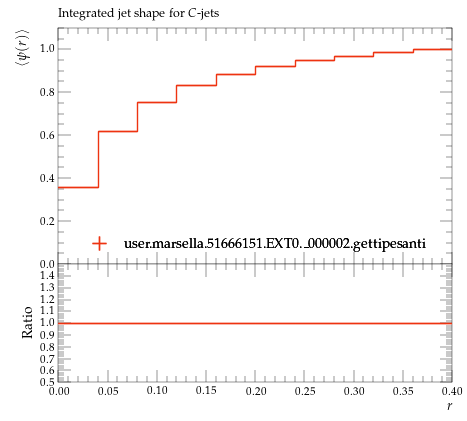

Reproduce this figure in Python.
#! /usr/bin/env python

# This Python script was auto-generated using YODA v2.0.2.
# Analysis object: /MC_HFDECAYS/avg_psi_C_jet
# Timestamp: 24-07-2026 (16:40:06)

import matplotlib as mpl
import matplotlib.pyplot as plt
mpl.use('Agg') # comment out for interactive use
import os
import numpy as np

plotDir = os.path.split(os.path.realpath(__file__))[0]
if 'YODA_USER_PLOT_PATH' in globals():
    plot_outdir = globals()['YODA_USER_PLOT_PATH']
else:
    plot_outdir = plotDir

#plot style
plt.style.use(os.path.join(plotDir, '../default.mplstyle'))
# plot metadata
figW, figH = plt.rcParams['figure.figsize']
ax_xLabel = r'$r$'
ax_yLabel = r'$\langle\psi(r)\rangle$'
ax_title  = r'Integrated jet shape for $C$-jets'
ax_xScale = 'linear'
ax_yScale = 'linear'
xLims = (0.0, 0.4)
yLims = (0.0, 1.1)

# TeX-friendly labels for the legend
labels = {
    'legend' : ([ r"user.marsella.51666151.EXT0.\_000002.gettipesanti" ], r""),
}

# Adjust canvas width and height
canvasW = 10.0
canvasH = 9.0
figW *= canvasW/10.
figH *= canvasH/9.

# Create figure and axis objects
fig, (ax, ratio0_ax) = plt.subplots(2, 1, sharex=True,
                  figsize=(figW,figH), gridspec_kw={'height_ratios': (6.0, 3.0)})

# Set figure margins
plt.subplots_adjust(
    left   = 1.0 * plt.rcParams['figure.subplot.left'],
    right  = 1.0 * plt.rcParams['figure.subplot.right'],
    top    = 1.0 * plt.rcParams['figure.subplot.top'],
    bottom = 1.0 * plt.rcParams['figure.subplot.bottom'])

ratio0_ax.yaxis.set_major_locator(mpl.ticker.MultipleLocator(0.1))
ratio0_ax.set_ylim(0.5, 1.4999)
ratio0_ax.set_ylabel('Ratio')

# the numerical data is stored in a separate file
dataf = dict()
prefix = os.path.split(__file__)[0]
if prefix:    prefix = prefix + '/'
exec(open(prefix+'avg_psi_C_jet__data.py').read(), dataf)


legend_handles = dict() # keep track of handles for the legend

# style options for curves
# starts at zorder>=5 to draw curve on top of legend
styles = {
  'user.marsella.51666151.EXT0._000002.gettipesanti.yoda.gz': {
    'color' : '#EE3311',
    'linestyle' : '-',
    'linewidth' : 1,
    'marker' : 'none',
    'markersize' : 2,
    'capsize' : 0.0,
    'zorder' : 5,
    'histstyle' : 1,
    'drawstyle' : 'steps-pre',
    'xerrorbars' : 1,
    'yerrorbars' : 1,
    'fillcolor' : None,
    'fillopacity' : 1.0,
    'ratio0_linestyle' : '-',
    'ratio0_linewidth' : 1,
    'ratio0_marker' : 'none',
    'ratio0_markersize' : 2,
    'ratio0_capsize' : 0.0,
    'ratio0_zorder' : 5,
    'ratio0_histstyle' : 1,
    'ratio0_drawstyle' : 'steps-pre',
    'ratio0_xerrorbars' : 1,
    'ratio0_yerrorbars' : 1,
  },
}

# curve from input yoda files in main panel
for label, yvals in dataf['yvals'].items():
    if all(np.isnan(v) for v in dataf['yvals'][label]):
        continue
    tmp = None
    if styles[label]['histstyle']: # draw as histogram
        xpos = dataf['xedges'][label] if styles[label]['drawstyle'] else dataf['xpoints'][label]
        ypos = np.insert(yvals, 0, yvals[0]) if styles[label]['drawstyle'] else yvals
        if styles[label]['fillcolor']: # fill area below curve
            ax.fill_between(xpos, ypos, step='pre',
                            color=styles[label]['fillcolor'],
                            alpha=styles[label]['fillopacity'])
        tmp, = ax.plot(xpos, ypos,
                       color=styles[label]['color'],
                       linestyle=styles[label]['linestyle'],
                       linewidth=styles[label]['linewidth'],
                       drawstyle=styles[label]['drawstyle'], solid_joinstyle='miter',
                       zorder=styles[label]['zorder'], label=label)
    tmp = ax.errorbar(dataf['xpoints'][label], yvals,
                      xerr=np.array(dataf['xerrs'][label])*styles[label]['xerrorbars'],
                      yerr=np.array(dataf['yerrs'][label])*styles[label]['yerrorbars'],
                      fmt=styles[label]['marker'], capsize=styles[label]['capsize'],
                      markersize=styles[label]['markersize'],
                      ecolor=styles[label]['color'],
                      color=styles[label]['color'], zorder=styles[label]['zorder'])
    tmp[-1][0].set_linestyle(styles[label]['linestyle'])
    tmp[-1][0].set_linewidth(styles[label]['linewidth'])
    if label in dataf['add_legend_handle']:  legend_handles[label] = tmp
    for varLabel in dataf['variation_yvals'].keys():
        if varLabel.startswith(label):
            tmp, = ax.plot(dataf['xedges'][label], dataf['variation_yvals'][varLabel],
                           color=styles[label]['color'],
                           linestyle=styles[label]['linestyle'],
                           linewidth=styles[label]['linewidth'],
                           drawstyle='steps-pre', solid_joinstyle='miter',
                           zorder=styles[label]['zorder'], alpha=0.5)


# plots on ratio panel
# curve from input yoda files in ratio panel
for label, yvals in dataf['ratio0_yvals'].items():
    if all(np.isnan(v) for v in yvals):
        continue
    if styles[label]['ratio0_histstyle']: # plot as histogram
        xpos = dataf['xedges']['user.marsella.51666151.EXT0._000002.gettipesanti.yoda.gz'] if styles[label]['ratio0_drawstyle'] else dataf['xpoints']['user.marsella.51666151.EXT0._000002.gettipesanti.yoda.gz']
        ypos = np.insert(yvals, 0, yvals[0]) if styles[label]['ratio0_drawstyle'] else yvals
        ratio0_ax.plot(xpos, ypos,
                       color=styles[label]['color'],
                       linewidth=styles[label]['linewidth'],
                       linestyle=styles[label]['ratio0_linestyle'],
                       drawstyle=styles[label]['ratio0_drawstyle'], zorder=styles[label]['zorder'],
                       solid_joinstyle='miter')
    tmp = ratio0_ax.errorbar(dataf['xpoints']['user.marsella.51666151.EXT0._000002.gettipesanti.yoda.gz'], yvals,
                             xerr=np.array(dataf['ref_xerrs'])*styles[label]['ratio0_xerrorbars'],
                             yerr=np.array(dataf['ratio0_yerrs'][label])*styles[label]['ratio0_yerrorbars'],
                             fmt=styles[label]['ratio0_marker'], capsize=styles[label]['ratio0_capsize'],
                             markersize=styles[label]['ratio0_markersize'],
                             ecolor=styles[label]['color'],
                             color=styles[label]['color'])
    tmp[-1][0].set_linestyle(styles[label]['ratio0_linestyle'])
    tmp[-1][0].set_linewidth(styles[label]['ratio0_linewidth'])

    for varlabel in dataf['ratio0_variation_vals'].keys():
        if varlabel.startswith(label):
            ratio0_ax.plot(dataf['xedges']['user.marsella.51666151.EXT0._000002.gettipesanti.yoda.gz'],
                            dataf['ratio0_variation_vals'][varlabel],
                            color=styles[label]['color'],
                            linestyle=styles[label]['linestyle'],
                            linewidth=styles[label]['linewidth'],
                            drawstyle='steps-pre', solid_joinstyle='miter',
                            zorder=1, alpha=0.5)

legend_items = list(legend_handles.values())
ax.add_artist(ax.legend(legend_items,
                        labels['legend'][0],
                        title=labels['legend'][1],
                        alignment='left',
                        loc='lower center',
                        bbox_to_anchor=(0.5, 0.0)))

# set plot metadata as defined above
ratio0_ax.set_xlabel(ax_xLabel)
ratio0_ax.xaxis.set_label_coords(1., -0.15)
ax.set_ylabel(ax_yLabel, ha='right', va='top')
ax.yaxis.set_label_coords(-0.11, 1.0)
ax.set_title(ax_title, loc='left')
ax.set_xscale(ax_xScale)
ax.set_yscale(ax_yScale)
ax.set_xlim(xLims)
ax.set_ylim(yLims)

# tick formatting
plt.rcParams['xtick.top'] = True
plt.rcParams['ytick.right'] = True
fig.align_ylabels((ax, ratio0_ax))
plt.savefig(os.path.join(plot_outdir, 'avg_psi_C_jet.pdf'), format='PDF')
plt.savefig(os.path.join(plot_outdir, 'avg_psi_C_jet.png'), format='PNG')

plt.close(fig)
